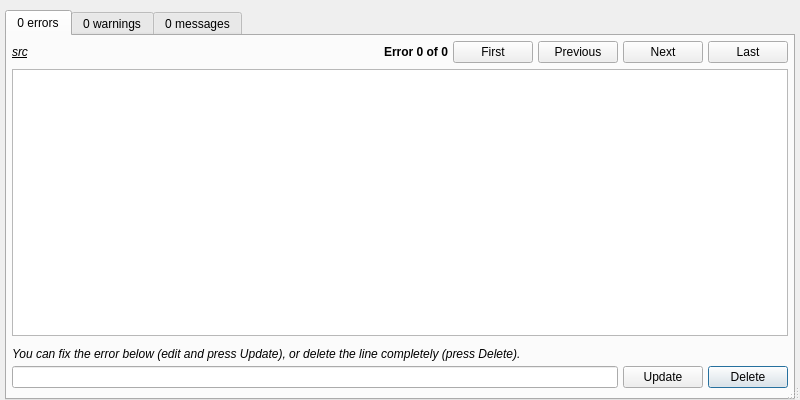
<?xml version="1.0" encoding="UTF-8"?>
<ui version="4.0">
 <class>Dialog</class>
 <widget class="QDialog" name="Dialog">
  <property name="geometry">
   <rect>
    <x>0</x>
    <y>0</y>
    <width>800</width>
    <height>400</height>
   </rect>
  </property>
  <property name="windowTitle">
   <string>MFiX solver messages</string>
  </property>
  <property name="sizeGripEnabled">
   <bool>true</bool>
  </property>
  <layout class="QFormLayout" name="formLayout_3">
   <property name="fieldGrowthPolicy">
    <enum>QFormLayout::FieldsStayAtSizeHint</enum>
   </property>
   <property name="labelAlignment">
    <set>Qt::AlignLeading|Qt::AlignLeft|Qt::AlignVCenter</set>
   </property>
   <property name="horizontalSpacing">
    <number>5</number>
   </property>
   <property name="verticalSpacing">
    <number>5</number>
   </property>
   <property name="leftMargin">
    <number>5</number>
   </property>
   <property name="topMargin">
    <number>5</number>
   </property>
   <property name="rightMargin">
    <number>5</number>
   </property>
   <property name="bottomMargin">
    <number>0</number>
   </property>
   <item row="2" column="0" colspan="2">
    <widget class="QWidget" name="widget" native="true">
     <layout class="QHBoxLayout" name="horizontalLayout">
      <property name="spacing">
       <number>0</number>
      </property>
      <property name="leftMargin">
       <number>0</number>
      </property>
      <property name="topMargin">
       <number>0</number>
      </property>
      <property name="rightMargin">
       <number>0</number>
      </property>
      <property name="bottomMargin">
       <number>0</number>
      </property>
     </layout>
    </widget>
   </item>
   <item row="3" column="0" colspan="2">
    <widget class="QTabWidget" name="tabwidget">
     <property name="minimumSize">
      <size>
       <width>0</width>
       <height>333</height>
      </size>
     </property>
     <property name="focusPolicy">
      <enum>Qt::NoFocus</enum>
     </property>
     <property name="currentIndex">
      <number>0</number>
     </property>
     <widget class="QWidget" name="error_tab">
      <attribute name="title">
       <string>0 errors</string>
      </attribute>
      <layout class="QVBoxLayout" name="verticalLayout_3">
       <property name="leftMargin">
        <number>5</number>
       </property>
       <property name="topMargin">
        <number>5</number>
       </property>
       <property name="rightMargin">
        <number>5</number>
       </property>
       <property name="bottomMargin">
        <number>5</number>
       </property>
       <item>
        <widget class="QWidget" name="widget" native="true">
         <property name="minimumSize">
          <size>
           <width>0</width>
           <height>0</height>
          </size>
         </property>
         <property name="focusPolicy">
          <enum>Qt::TabFocus</enum>
         </property>
         <layout class="QHBoxLayout" name="horizontalLayout_3">
          <property name="spacing">
           <number>5</number>
          </property>
          <property name="leftMargin">
           <number>0</number>
          </property>
          <property name="topMargin">
           <number>0</number>
          </property>
          <property name="rightMargin">
           <number>0</number>
          </property>
          <property name="bottomMargin">
           <number>0</number>
          </property>
          <item>
           <widget class="QLabel" name="label_error_source">
            <property name="font">
             <font>
              <italic>true</italic>
              <underline>true</underline>
             </font>
            </property>
            <property name="text">
             <string>src</string>
            </property>
           </widget>
          </item>
          <item>
           <spacer name="horizontalSpacer">
            <property name="orientation">
             <enum>Qt::Horizontal</enum>
            </property>
            <property name="sizeHint" stdset="0">
             <size>
              <width>40</width>
              <height>20</height>
             </size>
            </property>
           </spacer>
          </item>
          <item>
           <widget class="QLabel" name="label_error_count">
            <property name="font">
             <font>
              <weight>75</weight>
              <bold>true</bold>
             </font>
            </property>
            <property name="text">
             <string>Error 0 of 0</string>
            </property>
           </widget>
          </item>
          <item>
           <widget class="QPushButton" name="first_error_button">
            <property name="focusPolicy">
             <enum>Qt::NoFocus</enum>
            </property>
            <property name="text">
             <string>First</string>
            </property>
           </widget>
          </item>
          <item>
           <widget class="QPushButton" name="prev_error_button">
            <property name="focusPolicy">
             <enum>Qt::NoFocus</enum>
            </property>
            <property name="text">
             <string>Previous</string>
            </property>
           </widget>
          </item>
          <item>
           <widget class="QPushButton" name="next_error_button">
            <property name="focusPolicy">
             <enum>Qt::NoFocus</enum>
            </property>
            <property name="text">
             <string>Next</string>
            </property>
           </widget>
          </item>
          <item>
           <widget class="QPushButton" name="last_error_button">
            <property name="focusPolicy">
             <enum>Qt::NoFocus</enum>
            </property>
            <property name="text">
             <string>Last</string>
            </property>
           </widget>
          </item>
         </layout>
        </widget>
       </item>
       <item>
        <widget class="QTextBrowser" name="error_textbrowser">
         <property name="horizontalScrollBarPolicy">
          <enum>Qt::ScrollBarAlwaysOff</enum>
         </property>
        </widget>
       </item>
       <item>
        <widget class="QWidget" name="dropedit_widget" native="true">
         <property name="minimumSize">
          <size>
           <width>300</width>
           <height>0</height>
          </size>
         </property>
         <property name="focusPolicy">
          <enum>Qt::TabFocus</enum>
         </property>
         <layout class="QGridLayout" name="gridLayout">
          <property name="leftMargin">
           <number>0</number>
          </property>
          <property name="topMargin">
           <number>5</number>
          </property>
          <property name="rightMargin">
           <number>0</number>
          </property>
          <property name="bottomMargin">
           <number>5</number>
          </property>
          <property name="spacing">
           <number>5</number>
          </property>
          <item row="1" column="2">
           <widget class="QPushButton" name="drop_button">
            <property name="focusPolicy">
             <enum>Qt::TabFocus</enum>
            </property>
            <property name="text">
             <string>Delete</string>
            </property>
           </widget>
          </item>
          <item row="1" column="1">
           <widget class="QPushButton" name="edit_button">
            <property name="focusPolicy">
             <enum>Qt::TabFocus</enum>
            </property>
            <property name="text">
             <string>Update</string>
            </property>
           </widget>
          </item>
          <item row="1" column="0">
           <widget class="QLineEdit" name="lineedit_keyword"/>
          </item>
          <item row="0" column="0" colspan="3">
           <widget class="QLabel" name="label_dropedit_keyword">
            <property name="font">
             <font>
              <italic>true</italic>
             </font>
            </property>
            <property name="text">
             <string>You can fix the error below (edit and press Update), or delete the line completely (press Delete).</string>
            </property>
           </widget>
          </item>
         </layout>
        </widget>
       </item>
      </layout>
     </widget>
     <widget class="QWidget" name="warning_tab">
      <attribute name="title">
       <string>0 warnings</string>
      </attribute>
      <layout class="QVBoxLayout" name="verticalLayout_2">
       <property name="leftMargin">
        <number>5</number>
       </property>
       <property name="topMargin">
        <number>5</number>
       </property>
       <property name="rightMargin">
        <number>5</number>
       </property>
       <property name="bottomMargin">
        <number>5</number>
       </property>
       <item>
        <widget class="QWidget" name="widget_2" native="true">
         <property name="minimumSize">
          <size>
           <width>0</width>
           <height>0</height>
          </size>
         </property>
         <property name="focusPolicy">
          <enum>Qt::NoFocus</enum>
         </property>
         <layout class="QHBoxLayout" name="horizontalLayout_4">
          <property name="spacing">
           <number>5</number>
          </property>
          <property name="leftMargin">
           <number>0</number>
          </property>
          <property name="topMargin">
           <number>0</number>
          </property>
          <property name="rightMargin">
           <number>0</number>
          </property>
          <property name="bottomMargin">
           <number>0</number>
          </property>
          <item>
           <widget class="QLabel" name="label_warning_source">
            <property name="font">
             <font>
              <italic>true</italic>
              <underline>true</underline>
             </font>
            </property>
            <property name="text">
             <string>src</string>
            </property>
           </widget>
          </item>
          <item>
           <spacer name="horizontalSpacer_3">
            <property name="orientation">
             <enum>Qt::Horizontal</enum>
            </property>
            <property name="sizeHint" stdset="0">
             <size>
              <width>40</width>
              <height>20</height>
             </size>
            </property>
           </spacer>
          </item>
          <item>
           <widget class="QLabel" name="label_warning_count">
            <property name="font">
             <font>
              <weight>75</weight>
              <bold>true</bold>
             </font>
            </property>
            <property name="text">
             <string>Warning 0 of 0</string>
            </property>
           </widget>
          </item>
          <item>
           <widget class="QPushButton" name="first_warning_button">
            <property name="focusPolicy">
             <enum>Qt::NoFocus</enum>
            </property>
            <property name="text">
             <string>First</string>
            </property>
           </widget>
          </item>
          <item>
           <widget class="QPushButton" name="prev_warning_button">
            <property name="focusPolicy">
             <enum>Qt::NoFocus</enum>
            </property>
            <property name="text">
             <string>Previous</string>
            </property>
           </widget>
          </item>
          <item>
           <widget class="QPushButton" name="next_warning_button">
            <property name="focusPolicy">
             <enum>Qt::NoFocus</enum>
            </property>
            <property name="text">
             <string>Next</string>
            </property>
           </widget>
          </item>
          <item>
           <widget class="QPushButton" name="last_warning_button">
            <property name="focusPolicy">
             <enum>Qt::NoFocus</enum>
            </property>
            <property name="text">
             <string>Last</string>
            </property>
           </widget>
          </item>
         </layout>
        </widget>
       </item>
       <item>
        <widget class="QTextBrowser" name="warning_textbrowser">
         <property name="horizontalScrollBarPolicy">
          <enum>Qt::ScrollBarAlwaysOff</enum>
         </property>
        </widget>
       </item>
      </layout>
     </widget>
     <widget class="QWidget" name="message_tab">
      <attribute name="title">
       <string>0 messages</string>
      </attribute>
      <layout class="QVBoxLayout" name="verticalLayout">
       <property name="leftMargin">
        <number>5</number>
       </property>
       <property name="topMargin">
        <number>5</number>
       </property>
       <property name="rightMargin">
        <number>5</number>
       </property>
       <property name="bottomMargin">
        <number>5</number>
       </property>
       <item>
        <widget class="QWidget" name="widget_3" native="true">
         <property name="minimumSize">
          <size>
           <width>0</width>
           <height>0</height>
          </size>
         </property>
         <property name="focusPolicy">
          <enum>Qt::TabFocus</enum>
         </property>
         <layout class="QHBoxLayout" name="horizontalLayout_5">
          <property name="spacing">
           <number>5</number>
          </property>
          <property name="leftMargin">
           <number>0</number>
          </property>
          <property name="topMargin">
           <number>0</number>
          </property>
          <property name="rightMargin">
           <number>0</number>
          </property>
          <property name="bottomMargin">
           <number>0</number>
          </property>
          <item>
           <widget class="QLabel" name="label_message_source">
            <property name="font">
             <font>
              <italic>true</italic>
              <underline>true</underline>
             </font>
            </property>
            <property name="text">
             <string>src</string>
            </property>
           </widget>
          </item>
          <item>
           <spacer name="horizontalSpacer_4">
            <property name="orientation">
             <enum>Qt::Horizontal</enum>
            </property>
            <property name="sizeHint" stdset="0">
             <size>
              <width>40</width>
              <height>20</height>
             </size>
            </property>
           </spacer>
          </item>
          <item>
           <widget class="QLabel" name="label_message_count">
            <property name="font">
             <font>
              <weight>75</weight>
              <bold>true</bold>
             </font>
            </property>
            <property name="text">
             <string>Message 0 of 0</string>
            </property>
           </widget>
          </item>
          <item>
           <widget class="QPushButton" name="first_message_button">
            <property name="focusPolicy">
             <enum>Qt::NoFocus</enum>
            </property>
            <property name="text">
             <string>First</string>
            </property>
           </widget>
          </item>
          <item>
           <widget class="QPushButton" name="prev_message_button">
            <property name="focusPolicy">
             <enum>Qt::NoFocus</enum>
            </property>
            <property name="text">
             <string>Previous</string>
            </property>
           </widget>
          </item>
          <item>
           <widget class="QPushButton" name="next_message_button">
            <property name="focusPolicy">
             <enum>Qt::NoFocus</enum>
            </property>
            <property name="text">
             <string>Next</string>
            </property>
           </widget>
          </item>
          <item>
           <widget class="QPushButton" name="last_message_button">
            <property name="focusPolicy">
             <enum>Qt::NoFocus</enum>
            </property>
            <property name="text">
             <string>Last</string>
            </property>
           </widget>
          </item>
         </layout>
        </widget>
       </item>
       <item>
        <widget class="QTextBrowser" name="message_textbrowser">
         <property name="horizontalScrollBarPolicy">
          <enum>Qt::ScrollBarAlwaysOff</enum>
         </property>
        </widget>
       </item>
      </layout>
     </widget>
    </widget>
   </item>
  </layout>
 </widget>
 <tabstops>
  <tabstop>tabwidget</tabstop>
  <tabstop>first_error_button</tabstop>
  <tabstop>prev_error_button</tabstop>
  <tabstop>next_error_button</tabstop>
  <tabstop>last_error_button</tabstop>
  <tabstop>error_textbrowser</tabstop>
  <tabstop>lineedit_keyword</tabstop>
  <tabstop>edit_button</tabstop>
  <tabstop>drop_button</tabstop>
  <tabstop>first_warning_button</tabstop>
  <tabstop>prev_warning_button</tabstop>
  <tabstop>next_warning_button</tabstop>
  <tabstop>last_warning_button</tabstop>
  <tabstop>warning_textbrowser</tabstop>
  <tabstop>first_message_button</tabstop>
  <tabstop>prev_message_button</tabstop>
  <tabstop>next_message_button</tabstop>
  <tabstop>last_message_button</tabstop>
  <tabstop>message_textbrowser</tabstop>
 </tabstops>
 <resources/>
 <connections/>
</ui>
